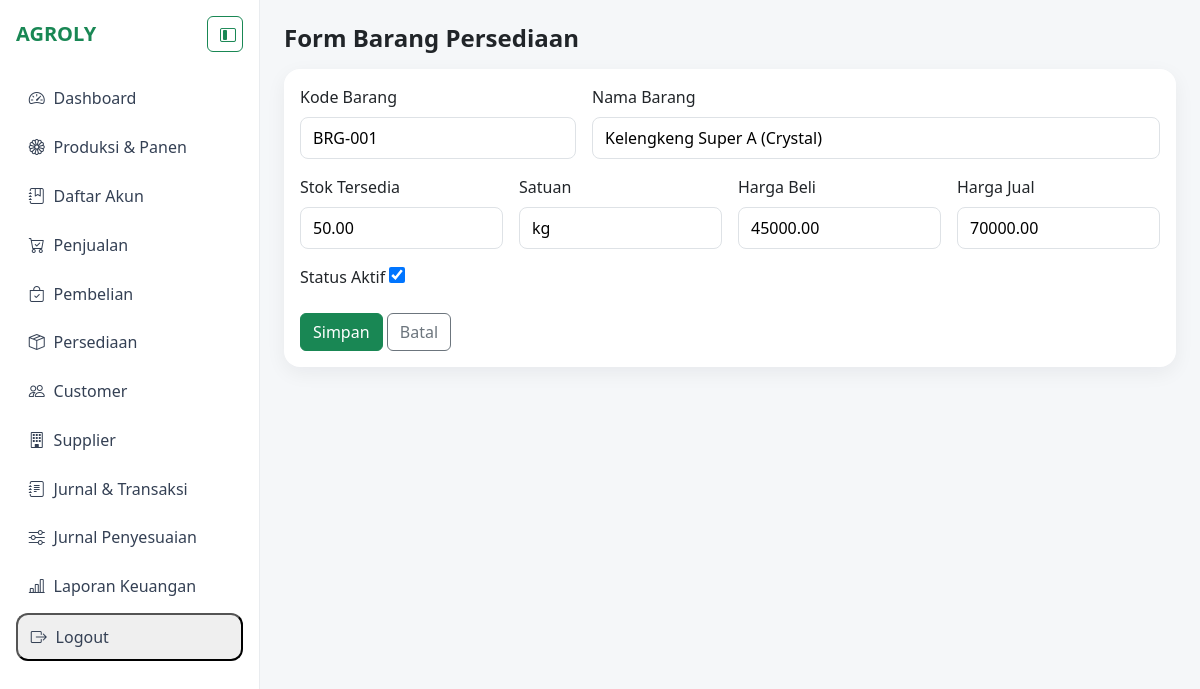
/persediaan/barang/1/edit/ (signed in), run on the app's committed database.
### agroly/persediaan/models.py (models this page shows, shortened)
class BarangPersediaan(models.Model):
    kode_barang = models.CharField(max_length=30, unique=True)
    nama_barang = models.CharField(max_length=150)
    stok = models.DecimalField(max_digits=18, decimal_places=2, default=0)
    satuan = models.CharField(max_length=30, default="kg")
    harga_beli = models.DecimalField(max_digits=18, decimal_places=2, default=0)
    harga_jual = models.DecimalField(max_digits=18, decimal_places=2, default=0)
    aktif = models.BooleanField(default=True)
    class Meta:
        db_table = "barang_persediaan"
        verbose_name = "Barang Persediaan"
        verbose_name_plural = "Daftar Barang Persediaan"

### agroly/persediaan/views.py (the view)
# urls.py: path("barang/<int:pk>/edit/", BarangUpdateView.as_view(), name="edit_barang"),
class BarangUpdateView(LoginRequiredMixin, UpdateView):
    model = BarangPersediaan
    form_class = BarangPersediaanForm
    template_name = "persediaan/barang_form.html"
    success_url = reverse_lazy("persediaan:barang")

### agroly/persediaan/forms.py
class BarangPersediaanForm(forms.ModelForm):
    class Meta:
        model = BarangPersediaan
        fields = ["kode_barang", "nama_barang", "stok", "satuan", "harga_beli", "harga_jual", "aktif"]

### templates/persediaan/barang_form.html (shortened to what this page needs)
{% extends "base.html" %}
{% block content %}
<h4 class="fw-bold mb-3">Form Barang Persediaan</h4>
<div class="card kartu p-3">
  <form method="post">
    <div class="row g-3 mb-3">
      <div class="col-md-4">
        <label class="form-label">Kode Barang</label>
        {{ form.kode_barang }}
      </div>
      <div class="col-md-8">
        <label class="form-label">Nama Barang</label>
        {{ form.nama_barang }}
      </div>
      <div class="col-md-3">
        <label class="form-label">Stok Tersedia</label>
        {{ form.stok }}
      </div>
      <div class="col-md-3">
        <label class="form-label">Satuan</label>
        {{ form.satuan }}
      </div>
      <div class="col-md-3">
        <label class="form-label">Harga Beli</label>
        {{ form.harga_beli }}
      </div>
      <div class="col-md-3">
        <label class="form-label">Harga Jual</label>
        {{ form.harga_jual }}
      </div>
      <div class="col-md-3">
        <label class="form-label">Status Aktif</label>
        {{ form.aktif }}
      </div>
    </div>
    <button class="btn btn-success">Simpan</button>
    <a class="btn btn-outline-secondary" href="{% url 'persediaan:barang' %}">Batal</a>
  </form>
</div>
{% endblock %}

### templates/base.html (style rules this page uses)
body { background:#f5f7f9; }
.kartu { border:0; border-radius:1rem; box-shadow:0 6px 20px rgba(16,24,40,.06); transition:all .3s ease; }
.kartu input:not([type="checkbox"]):not([type="radio"]), .kartu select, .kartu textarea { width:100%; border:1px solid #dee2e6; border-radius:.5rem; padding:.5rem .75rem; }
.kartu input[type="checkbox"] { width:1rem; height:1rem; }

### data on the page
BarangPersediaan: kode_barang "BRG-001", nama_barang "Kelengkeng Super A (Crystal)", stok "50.00", satuan "kg", harga_beli "45000.00", harga_jual "70000.00", aktif "☑"
